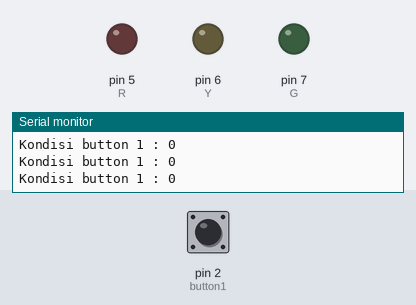
The sketch below on a simulated Arduino Uno, built with avr-gcc and run on an emulated ATmega328P. Shown: output pins drawn as LEDs (lit = HIGH), the last lines printed to the serial monitor. Inputs (shaded band) come from the test bench; at power-on: pin 2 (button1) LOW.

Above: at 1.2 s.
1.3 s: pin 2 (button1) pulled HIGH for 0.15 s
At 1.4 s:
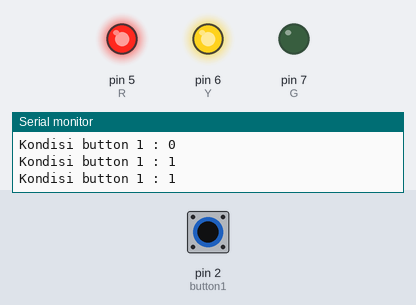
2.9 s: pin 2 (button1) pulled HIGH for 3.2 s
At 7.3 s:
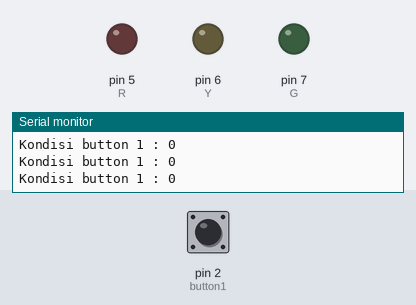
Timing chart, 0 to 8.8 s (numbered marks = the images above; inputs shaded):
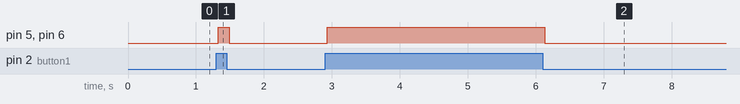

The sketch:

1.logika2LED.ino
```cpp
//variable button
int button1 = 2;
//int button2 = 3;
//int button3 = 4;

//variable LED
int R = 5;
int Y = 6;
int G = 7;

void setup() {
  // put your setup code here, to run once:
  Serial.begin(9600);

  //setup pin mode
  pinMode(button1,INPUT);
//  pinMode(button2,INPUT);
//  pinMode(button3,INPUT);

  pinMode(R,OUTPUT);
  pinMode(Y,OUTPUT);
  pinMode(G,OUTPUT);

}

void loop() {

  //read button condition
  int readButton1 = digitalRead(button1);
//  int readButton2 = digitalRead(button2);
//  int readButton3 = digitalRead(button3);

  //print Serial
  Serial.print("Kondisi button 1 : "); Serial.print(readButton1);
//  Serial.print(" | Kondisi button 2 : "); Serial.print(readButton2);
//  Serial.print(" | Kondisi button 3 : "); Serial.print(readButton3);
  Serial.println();

  //logic

  //start of button 1
  if(readButton1 == 1){
    digitalWrite(R,HIGH);
    digitalWrite(Y,HIGH);
  }else{
    digitalWrite(R,LOW);
    digitalWrite(Y,LOW);
  }
  //end of button 1

//  //start of button 2
//   if(readButton2 == 1){
//    digitalWrite(Y,HIGH);
//   }else{
//    digitalWrite(Y,LOW);
//   }
//   //end of button 2
//
//   //start of button 3
//    if(readButton3 == 1){
//      digitalWrite(G,HIGH);
//    }else{
//      digitalWrite(G,LOW);
//    }
//   //end of button 3

}
```

Measured:
- after the input at 1.3 s, pin 5 (R), pin 6 (Y): LOW → HIGH at once, → LOW 0.16 s later
- after the input at 2.9 s, pin 5 (R), pin 6 (Y): LOW → HIGH at once, → LOW 3.2 s later
